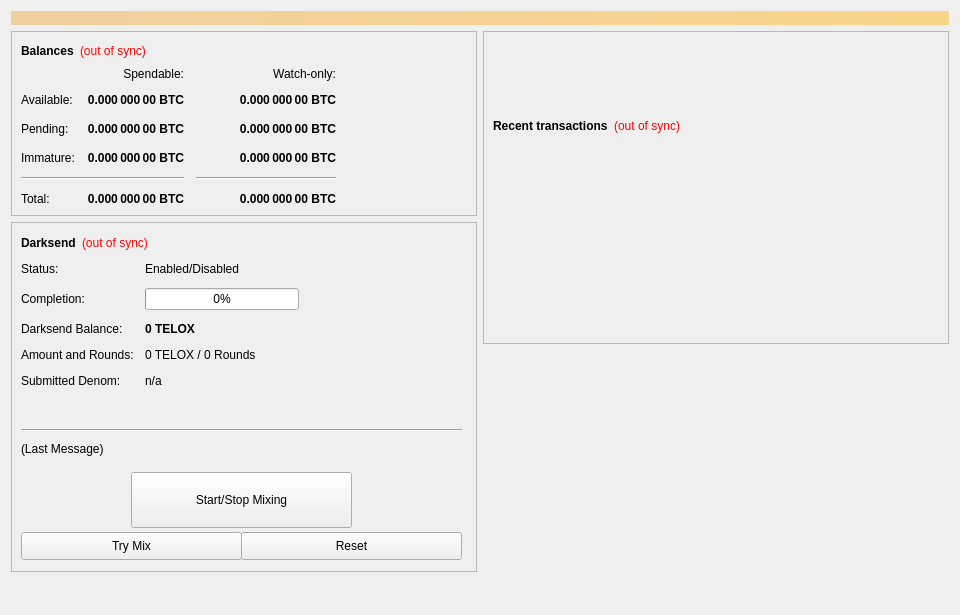
<?xml version="1.0" encoding="UTF-8"?>
<ui version="4.0">
 <class>OverviewPage</class>
 <widget class="QWidget" name="OverviewPage">
  <property name="geometry">
   <rect>
    <x>0</x>
    <y>0</y>
    <width>960</width>
    <height>615</height>
   </rect>
  </property>
  <property name="minimumSize">
   <size>
    <width>960</width>
    <height>0</height>
   </size>
  </property>
  <property name="windowTitle">
   <string>Form</string>
  </property>
  <layout class="QVBoxLayout" name="topLayout">
   <item>
    <widget class="QLabel" name="labelAlerts">
     <property name="visible">
      <bool>false</bool>
     </property>
     <property name="styleSheet">
      <string notr="true">background-color: qlineargradient(x1: 0, y1: 0, x2: 1, y2: 0, stop:0 #F0D0A0, stop:1 #F8D488); color:#000000;</string>
     </property>
     <property name="wordWrap">
      <bool>true</bool>
     </property>
     <property name="margin">
      <number>3</number>
     </property>
    </widget>
   </item>
   <item>
    <layout class="QHBoxLayout" name="horizontalLayout" stretch="1,1">
     <item>
      <layout class="QVBoxLayout" name="verticalLayout_2">
       <item>
        <widget class="QFrame" name="frame">
         <property name="frameShape">
          <enum>QFrame::StyledPanel</enum>
         </property>
         <property name="frameShadow">
          <enum>QFrame::Raised</enum>
         </property>
         <layout class="QVBoxLayout" name="verticalLayout_4">
          <item>
           <layout class="QHBoxLayout" name="horizontalLayout_4">
            <item>
             <widget class="QLabel" name="label_5">
              <property name="font">
               <font>
                <weight>75</weight>
                <bold>true</bold>
               </font>
              </property>
              <property name="text">
               <string>Balances</string>
              </property>
             </widget>
            </item>
            <item>
             <widget class="QLabel" name="labelWalletStatus">
              <property name="cursor">
               <cursorShape>WhatsThisCursor</cursorShape>
              </property>
              <property name="toolTip">
               <string>The displayed information may be out of date. Your wallet automatically synchronizes with the TELOX network after a connection is established, but this process has not completed yet.</string>
              </property>
              <property name="styleSheet">
               <string notr="true">QLabel { color: red; }</string>
              </property>
              <property name="text">
               <string notr="true">(out of sync)</string>
              </property>
              <property name="alignment">
               <set>Qt::AlignLeading|Qt::AlignLeft|Qt::AlignVCenter</set>
              </property>
             </widget>
            </item>
            <item>
             <spacer name="horizontalSpacer_3">
              <property name="orientation">
               <enum>Qt::Horizontal</enum>
              </property>
              <property name="sizeHint" stdset="0">
               <size>
                <width>40</width>
                <height>20</height>
               </size>
              </property>
             </spacer>
            </item>
           </layout>
          </item>
          <item>
           <layout class="QGridLayout" name="gridLayout">
            <property name="spacing">
             <number>12</number>
            </property>
            <item row="2" column="2">
             <widget class="QLabel" name="labelWatchPending">
              <property name="font">
               <font>
                <weight>75</weight>
                <bold>true</bold>
               </font>
              </property>
              <property name="cursor">
               <cursorShape>IBeamCursor</cursorShape>
              </property>
              <property name="toolTip">
               <string>Unconfirmed transactions to watch-only addresses</string>
              </property>
              <property name="text">
               <string notr="true">0.000 000 00 BTC</string>
              </property>
              <property name="alignment">
               <set>Qt::AlignRight|Qt::AlignTrailing|Qt::AlignVCenter</set>
              </property>
              <property name="textInteractionFlags">
               <set>Qt::LinksAccessibleByMouse|Qt::TextSelectableByKeyboard|Qt::TextSelectableByMouse</set>
              </property>
             </widget>
            </item>
            <item row="2" column="1">
             <widget class="QLabel" name="labelUnconfirmed">
              <property name="font">
               <font>
                <weight>75</weight>
                <bold>true</bold>
               </font>
              </property>
              <property name="cursor">
               <cursorShape>IBeamCursor</cursorShape>
              </property>
              <property name="toolTip">
               <string>Total of transactions that have yet to be confirmed, and do not yet count toward the spendable balance</string>
              </property>
              <property name="text">
               <string notr="true">0.000 000 00 BTC</string>
              </property>
              <property name="alignment">
               <set>Qt::AlignRight|Qt::AlignTrailing|Qt::AlignVCenter</set>
              </property>
              <property name="textInteractionFlags">
               <set>Qt::LinksAccessibleByMouse|Qt::TextSelectableByKeyboard|Qt::TextSelectableByMouse</set>
              </property>
             </widget>
            </item>
            <item row="3" column="2">
             <widget class="QLabel" name="labelWatchImmature">
              <property name="font">
               <font>
                <weight>75</weight>
                <bold>true</bold>
               </font>
              </property>
              <property name="cursor">
               <cursorShape>IBeamCursor</cursorShape>
              </property>
              <property name="toolTip">
               <string>Staked or masternode rewards in watch-only addresses that has not yet matured</string>
              </property>
              <property name="text">
               <string notr="true">0.000 000 00 BTC</string>
              </property>
              <property name="alignment">
               <set>Qt::AlignRight|Qt::AlignTrailing|Qt::AlignVCenter</set>
              </property>
              <property name="textInteractionFlags">
               <set>Qt::LinksAccessibleByMouse|Qt::TextSelectableByKeyboard|Qt::TextSelectableByMouse</set>
              </property>
             </widget>
            </item>
            <item row="4" column="0" colspan="2">
             <widget class="Line" name="lineSpendableBalance">
              <property name="orientation">
               <enum>Qt::Horizontal</enum>
              </property>
             </widget>
            </item>
            <item row="4" column="2">
             <widget class="Line" name="lineWatchBalance">
              <property name="sizePolicy">
               <sizepolicy hsizetype="Preferred" vsizetype="Fixed">
                <horstretch>0</horstretch>
                <verstretch>0</verstretch>
               </sizepolicy>
              </property>
              <property name="minimumSize">
               <size>
                <width>140</width>
                <height>0</height>
               </size>
              </property>
              <property name="orientation">
               <enum>Qt::Horizontal</enum>
              </property>
             </widget>
            </item>
            <item row="5" column="0">
             <widget class="QLabel" name="labelTotalText">
              <property name="text">
               <string>Total:</string>
              </property>
             </widget>
            </item>
            <item row="3" column="1">
             <widget class="QLabel" name="labelImmature">
              <property name="font">
               <font>
                <weight>75</weight>
                <bold>true</bold>
               </font>
              </property>
              <property name="cursor">
               <cursorShape>IBeamCursor</cursorShape>
              </property>
              <property name="toolTip">
               <string>Staked or masternode rewards that has not yet matured</string>
              </property>
              <property name="text">
               <string notr="true">0.000 000 00 BTC</string>
              </property>
              <property name="alignment">
               <set>Qt::AlignRight|Qt::AlignTrailing|Qt::AlignVCenter</set>
              </property>
              <property name="textInteractionFlags">
               <set>Qt::LinksAccessibleByMouse|Qt::TextSelectableByKeyboard|Qt::TextSelectableByMouse</set>
              </property>
             </widget>
            </item>
            <item row="2" column="3">
             <spacer name="horizontalSpacer_2">
              <property name="orientation">
               <enum>Qt::Horizontal</enum>
              </property>
              <property name="sizeHint" stdset="0">
               <size>
                <width>40</width>
                <height>20</height>
               </size>
              </property>
             </spacer>
            </item>
            <item row="3" column="0">
             <widget class="QLabel" name="labelImmatureText">
              <property name="text">
               <string>Immature:</string>
              </property>
             </widget>
            </item>
            <item row="5" column="1">
             <widget class="QLabel" name="labelTotal">
              <property name="font">
               <font>
                <weight>75</weight>
                <bold>true</bold>
               </font>
              </property>
              <property name="cursor">
               <cursorShape>IBeamCursor</cursorShape>
              </property>
              <property name="toolTip">
               <string>Your current total balance</string>
              </property>
              <property name="text">
               <string notr="true">0.000 000 00 BTC</string>
              </property>
              <property name="alignment">
               <set>Qt::AlignRight|Qt::AlignTrailing|Qt::AlignVCenter</set>
              </property>
              <property name="textInteractionFlags">
               <set>Qt::LinksAccessibleByMouse|Qt::TextSelectableByKeyboard|Qt::TextSelectableByMouse</set>
              </property>
             </widget>
            </item>
            <item row="5" column="2">
             <widget class="QLabel" name="labelWatchTotal">
              <property name="font">
               <font>
                <weight>75</weight>
                <bold>true</bold>
               </font>
              </property>
              <property name="cursor">
               <cursorShape>IBeamCursor</cursorShape>
              </property>
              <property name="toolTip">
               <string>Current total balance in watch-only addresses</string>
              </property>
              <property name="text">
               <string notr="true">0.000 000 00 BTC</string>
              </property>
              <property name="alignment">
               <set>Qt::AlignRight|Qt::AlignTrailing|Qt::AlignVCenter</set>
              </property>
              <property name="textInteractionFlags">
               <set>Qt::LinksAccessibleByMouse|Qt::TextSelectableByKeyboard|Qt::TextSelectableByMouse</set>
              </property>
             </widget>
            </item>
            <item row="0" column="2">
             <widget class="QLabel" name="labelWatchonly">
              <property name="text">
               <string>Watch-only:</string>
              </property>
              <property name="alignment">
               <set>Qt::AlignRight|Qt::AlignTrailing|Qt::AlignVCenter</set>
              </property>
             </widget>
            </item>
            <item row="1" column="0">
             <widget class="QLabel" name="labelBalanceText">
              <property name="text">
               <string>Available:</string>
              </property>
             </widget>
            </item>
            <item row="1" column="1">
             <widget class="QLabel" name="labelBalance">
              <property name="font">
               <font>
                <weight>75</weight>
                <bold>true</bold>
               </font>
              </property>
              <property name="cursor">
               <cursorShape>IBeamCursor</cursorShape>
              </property>
              <property name="toolTip">
               <string>Your current spendable balance</string>
              </property>
              <property name="text">
               <string notr="true">0.000 000 00 BTC</string>
              </property>
              <property name="alignment">
               <set>Qt::AlignRight|Qt::AlignTrailing|Qt::AlignVCenter</set>
              </property>
              <property name="textInteractionFlags">
               <set>Qt::LinksAccessibleByMouse|Qt::TextSelectableByKeyboard|Qt::TextSelectableByMouse</set>
              </property>
             </widget>
            </item>
            <item row="1" column="2">
             <widget class="QLabel" name="labelWatchAvailable">
              <property name="font">
               <font>
                <weight>75</weight>
                <bold>true</bold>
               </font>
              </property>
              <property name="cursor">
               <cursorShape>IBeamCursor</cursorShape>
              </property>
              <property name="toolTip">
               <string>Your current balance in watch-only addresses</string>
              </property>
              <property name="text">
               <string notr="true">0.000 000 00 BTC</string>
              </property>
              <property name="alignment">
               <set>Qt::AlignRight|Qt::AlignTrailing|Qt::AlignVCenter</set>
              </property>
              <property name="textInteractionFlags">
               <set>Qt::LinksAccessibleByMouse|Qt::TextSelectableByKeyboard|Qt::TextSelectableByMouse</set>
              </property>
             </widget>
            </item>
            <item row="2" column="0">
             <widget class="QLabel" name="labelPendingText">
              <property name="text">
               <string>Pending:</string>
              </property>
             </widget>
            </item>
            <item row="0" column="1">
             <widget class="QLabel" name="labelSpendable">
              <property name="text">
               <string>Spendable:</string>
              </property>
              <property name="alignment">
               <set>Qt::AlignRight|Qt::AlignTrailing|Qt::AlignVCenter</set>
              </property>
             </widget>
            </item>
           </layout>
          </item>
         </layout>
        </widget>
       </item>
       <item>
        <widget class="QFrame" name="frameDarksend">
         <property name="minimumSize">
          <size>
           <width>0</width>
           <height>350</height>
          </size>
         </property>
         <property name="layoutDirection">
          <enum>Qt::LeftToRight</enum>
         </property>
         <property name="frameShape">
          <enum>QFrame::StyledPanel</enum>
         </property>
         <property name="frameShadow">
          <enum>QFrame::Raised</enum>
         </property>
         <widget class="QWidget" name="formLayoutWidget">
          <property name="geometry">
           <rect>
            <x>10</x>
            <y>40</y>
            <width>451</width>
            <height>161</height>
           </rect>
          </property>
          <layout class="QFormLayout" name="formLayout">
           <property name="fieldGrowthPolicy">
            <enum>QFormLayout::AllNonFixedFieldsGrow</enum>
           </property>
           <property name="horizontalSpacing">
            <number>11</number>
           </property>
           <property name="verticalSpacing">
            <number>12</number>
           </property>
           <item row="0" column="0">
            <widget class="QLabel" name="label_6">
             <property name="text">
              <string>Status:</string>
             </property>
            </widget>
           </item>
           <item row="1" column="0">
            <widget class="QLabel" name="label_7">
             <property name="text">
              <string>Completion:</string>
             </property>
            </widget>
           </item>
           <item row="1" column="1">
            <widget class="QProgressBar" name="DarksendProgress">
             <property name="maximumSize">
              <size>
               <width>154</width>
               <height>16777215</height>
              </size>
             </property>
             <property name="value">
              <number>0</number>
             </property>
            </widget>
           </item>
           <item row="2" column="0">
            <widget class="QLabel" name="labelAnonymizedText">
             <property name="text">
              <string>Darksend Balance:</string>
             </property>
            </widget>
           </item>
           <item row="2" column="1">
            <widget class="QLabel" name="labelAnonymized">
             <property name="font">
              <font>
               <weight>75</weight>
               <bold>true</bold>
              </font>
             </property>
             <property name="text">
              <string notr="true">0 TELOX</string>
             </property>
            </widget>
           </item>
           <item row="3" column="0">
            <widget class="QLabel" name="label_8">
             <property name="text">
              <string>Amount and Rounds:</string>
             </property>
            </widget>
           </item>
           <item row="3" column="1">
            <widget class="QLabel" name="labelAmountRounds">
             <property name="text">
              <string>0 TELOX / 0 Rounds</string>
             </property>
            </widget>
           </item>
           <item row="4" column="0">
            <widget class="QLabel" name="label_9">
             <property name="text">
              <string>Submitted Denom:</string>
             </property>
            </widget>
           </item>
           <item row="4" column="1">
            <widget class="QLabel" name="labelSubmittedDenom">
             <property name="toolTip">
              <string>The denominations you submitted to the Masternode.&lt;br&gt;To mix, other users must submit the exact same denominations.</string>
             </property>
             <property name="text">
              <string>n/a</string>
             </property>
            </widget>
           </item>
           <item row="0" column="1">
            <widget class="QLabel" name="DarksendEnabled">
             <property name="text">
              <string>Enabled/Disabled</string>
             </property>
            </widget>
           </item>
          </layout>
         </widget>
         <widget class="QPushButton" name="runAutoDenom">
          <property name="geometry">
           <rect>
            <x>251</x>
            <y>17</y>
            <width>1</width>
            <height>1</height>
           </rect>
          </property>
          <property name="palette">
           <palette>
            <active>
             <colorrole role="WindowText">
              <brush brushstyle="SolidPattern">
               <color alpha="255">
                <red>0</red>
                <green>0</green>
                <blue>0</blue>
               </color>
              </brush>
             </colorrole>
             <colorrole role="Button">
              <brush brushstyle="SolidPattern">
               <color alpha="255">
                <red>239</red>
                <green>238</green>
                <blue>238</blue>
               </color>
              </brush>
             </colorrole>
             <colorrole role="Light">
              <brush brushstyle="SolidPattern">
               <color alpha="255">
                <red>255</red>
                <green>255</green>
                <blue>255</blue>
               </color>
              </brush>
             </colorrole>
             <colorrole role="Midlight">
              <brush brushstyle="SolidPattern">
               <color alpha="255">
                <red>247</red>
                <green>246</green>
                <blue>246</blue>
               </color>
              </brush>
             </colorrole>
             <colorrole role="Dark">
              <brush brushstyle="SolidPattern">
               <color alpha="255">
                <red>119</red>
                <green>119</green>
                <blue>119</blue>
               </color>
              </brush>
             </colorrole>
             <colorrole role="Mid">
              <brush brushstyle="SolidPattern">
               <color alpha="255">
                <red>159</red>
                <green>159</green>
                <blue>159</blue>
               </color>
              </brush>
             </colorrole>
             <colorrole role="Text">
              <brush brushstyle="SolidPattern">
               <color alpha="255">
                <red>0</red>
                <green>0</green>
                <blue>0</blue>
               </color>
              </brush>
             </colorrole>
             <colorrole role="BrightText">
              <brush brushstyle="SolidPattern">
               <color alpha="255">
                <red>255</red>
                <green>255</green>
                <blue>255</blue>
               </color>
              </brush>
             </colorrole>
             <colorrole role="ButtonText">
              <brush brushstyle="SolidPattern">
               <color alpha="255">
                <red>0</red>
                <green>0</green>
                <blue>0</blue>
               </color>
              </brush>
             </colorrole>
             <colorrole role="Base">
              <brush brushstyle="SolidPattern">
               <color alpha="255">
                <red>255</red>
                <green>255</green>
                <blue>255</blue>
               </color>
              </brush>
             </colorrole>
             <colorrole role="Window">
              <brush brushstyle="SolidPattern">
               <color alpha="255">
                <red>239</red>
                <green>238</green>
                <blue>238</blue>
               </color>
              </brush>
             </colorrole>
             <colorrole role="Shadow">
              <brush brushstyle="SolidPattern">
               <color alpha="255">
                <red>0</red>
                <green>0</green>
                <blue>0</blue>
               </color>
              </brush>
             </colorrole>
             <colorrole role="AlternateBase">
              <brush brushstyle="SolidPattern">
               <color alpha="255">
                <red>247</red>
                <green>246</green>
                <blue>246</blue>
               </color>
              </brush>
             </colorrole>
             <colorrole role="ToolTipBase">
              <brush brushstyle="SolidPattern">
               <color alpha="255">
                <red>255</red>
                <green>255</green>
                <blue>220</blue>
               </color>
              </brush>
             </colorrole>
             <colorrole role="ToolTipText">
              <brush brushstyle="SolidPattern">
               <color alpha="255">
                <red>0</red>
                <green>0</green>
                <blue>0</blue>
               </color>
              </brush>
             </colorrole>
            </active>
            <inactive>
             <colorrole role="WindowText">
              <brush brushstyle="SolidPattern">
               <color alpha="255">
                <red>0</red>
                <green>0</green>
                <blue>0</blue>
               </color>
              </brush>
             </colorrole>
             <colorrole role="Button">
              <brush brushstyle="SolidPattern">
               <color alpha="255">
                <red>239</red>
                <green>238</green>
                <blue>238</blue>
               </color>
              </brush>
             </colorrole>
             <colorrole role="Light">
              <brush brushstyle="SolidPattern">
               <color alpha="255">
                <red>255</red>
                <green>255</green>
                <blue>255</blue>
               </color>
              </brush>
             </colorrole>
             <colorrole role="Midlight">
              <brush brushstyle="SolidPattern">
               <color alpha="255">
                <red>247</red>
                <green>246</green>
                <blue>246</blue>
               </color>
              </brush>
             </colorrole>
             <colorrole role="Dark">
              <brush brushstyle="SolidPattern">
               <color alpha="255">
                <red>119</red>
                <green>119</green>
                <blue>119</blue>
               </color>
              </brush>
             </colorrole>
             <colorrole role="Mid">
              <brush brushstyle="SolidPattern">
               <color alpha="255">
                <red>159</red>
                <green>159</green>
                <blue>159</blue>
               </color>
              </brush>
             </colorrole>
             <colorrole role="Text">
              <brush brushstyle="SolidPattern">
               <color alpha="255">
                <red>0</red>
                <green>0</green>
                <blue>0</blue>
               </color>
              </brush>
             </colorrole>
             <colorrole role="BrightText">
              <brush brushstyle="SolidPattern">
               <color alpha="255">
                <red>255</red>
                <green>255</green>
                <blue>255</blue>
               </color>
              </brush>
             </colorrole>
             <colorrole role="ButtonText">
              <brush brushstyle="SolidPattern">
               <color alpha="255">
                <red>0</red>
                <green>0</green>
                <blue>0</blue>
               </color>
              </brush>
             </colorrole>
             <colorrole role="Base">
              <brush brushstyle="SolidPattern">
               <color alpha="255">
                <red>255</red>
                <green>255</green>
                <blue>255</blue>
               </color>
              </brush>
             </colorrole>
             <colorrole role="Window">
              <brush brushstyle="SolidPattern">
               <color alpha="255">
                <red>239</red>
                <green>238</green>
                <blue>238</blue>
               </color>
              </brush>
             </colorrole>
             <colorrole role="Shadow">
              <brush brushstyle="SolidPattern">
               <color alpha="255">
                <red>0</red>
                <green>0</green>
                <blue>0</blue>
               </color>
              </brush>
             </colorrole>
             <colorrole role="AlternateBase">
              <brush brushstyle="SolidPattern">
               <color alpha="255">
                <red>247</red>
                <green>246</green>
                <blue>246</blue>
               </color>
              </brush>
             </colorrole>
             <colorrole role="ToolTipBase">
              <brush brushstyle="SolidPattern">
               <color alpha="255">
                <red>255</red>
                <green>255</green>
                <blue>220</blue>
               </color>
              </brush>
             </colorrole>
             <colorrole role="ToolTipText">
              <brush brushstyle="SolidPattern">
               <color alpha="255">
                <red>0</red>
                <green>0</green>
                <blue>0</blue>
               </color>
              </brush>
             </colorrole>
            </inactive>
            <disabled>
             <colorrole role="WindowText">
              <brush brushstyle="SolidPattern">
               <color alpha="255">
                <red>119</red>
                <green>119</green>
                <blue>119</blue>
               </color>
              </brush>
             </colorrole>
             <colorrole role="Button">
              <brush brushstyle="SolidPattern">
               <color alpha="255">
                <red>239</red>
                <green>238</green>
                <blue>238</blue>
               </color>
              </brush>
             </colorrole>
             <colorrole role="Light">
              <brush brushstyle="SolidPattern">
               <color alpha="255">
                <red>255</red>
                <green>255</green>
                <blue>255</blue>
               </color>
              </brush>
             </colorrole>
             <colorrole role="Midlight">
              <brush brushstyle="SolidPattern">
               <color alpha="255">
                <red>247</red>
                <green>246</green>
                <blue>246</blue>
               </color>
              </brush>
             </colorrole>
             <colorrole role="Dark">
              <brush brushstyle="SolidPattern">
               <color alpha="255">
                <red>119</red>
                <green>119</green>
                <blue>119</blue>
               </color>
              </brush>
             </colorrole>
             <colorrole role="Mid">
              <brush brushstyle="SolidPattern">
               <color alpha="255">
                <red>159</red>
                <green>159</green>
                <blue>159</blue>
               </color>
              </brush>
             </colorrole>
             <colorrole role="Text">
              <brush brushstyle="SolidPattern">
               <color alpha="255">
                <red>119</red>
                <green>119</green>
                <blue>119</blue>
               </color>
              </brush>
             </colorrole>
             <colorrole role="BrightText">
              <brush brushstyle="SolidPattern">
               <color alpha="255">
                <red>255</red>
                <green>255</green>
                <blue>255</blue>
               </color>
              </brush>
             </colorrole>
             <colorrole role="ButtonText">
              <brush brushstyle="SolidPattern">
               <color alpha="255">
                <red>119</red>
                <green>119</green>
                <blue>119</blue>
               </color>
              </brush>
             </colorrole>
             <colorrole role="Base">
              <brush brushstyle="SolidPattern">
               <color alpha="255">
                <red>239</red>
                <green>238</green>
                <blue>238</blue>
               </color>
              </brush>
             </colorrole>
             <colorrole role="Window">
              <brush brushstyle="SolidPattern">
               <color alpha="255">
                <red>239</red>
                <green>238</green>
                <blue>238</blue>
               </color>
              </brush>
             </colorrole>
             <colorrole role="Shadow">
              <brush brushstyle="SolidPattern">
               <color alpha="255">
                <red>0</red>
                <green>0</green>
                <blue>0</blue>
               </color>
              </brush>
             </colorrole>
             <colorrole role="AlternateBase">
              <brush brushstyle="SolidPattern">
               <color alpha="255">
                <red>239</red>
                <green>238</green>
                <blue>238</blue>
               </color>
              </brush>
             </colorrole>
             <colorrole role="ToolTipBase">
              <brush brushstyle="SolidPattern">
               <color alpha="255">
                <red>255</red>
                <green>255</green>
                <blue>220</blue>
               </color>
              </brush>
             </colorrole>
             <colorrole role="ToolTipText">
              <brush brushstyle="SolidPattern">
               <color alpha="255">
                <red>0</red>
                <green>0</green>
                <blue>0</blue>
               </color>
              </brush>
             </colorrole>
            </disabled>
           </palette>
          </property>
          <property name="focusPolicy">
           <enum>Qt::NoFocus</enum>
          </property>
          <property name="autoFillBackground">
           <bool>true</bool>
          </property>
          <property name="text">
           <string/>
          </property>
          <property name="flat">
           <bool>true</bool>
          </property>
         </widget>
         <widget class="QPushButton" name="toggleDarksend">
          <property name="geometry">
           <rect>
            <x>120</x>
            <y>250</y>
            <width>221</width>
            <height>56</height>
           </rect>
          </property>
          <property name="sizePolicy">
           <sizepolicy hsizetype="MinimumExpanding" vsizetype="Fixed">
            <horstretch>0</horstretch>
            <verstretch>0</verstretch>
           </sizepolicy>
          </property>
          <property name="text">
           <string>Start/Stop Mixing</string>
          </property>
         </widget>
         <widget class="Line" name="lineLastMessage">
          <property name="geometry">
           <rect>
            <x>10</x>
            <y>200</y>
            <width>441</width>
            <height>16</height>
           </rect>
          </property>
          <property name="orientation">
           <enum>Qt::Horizontal</enum>
          </property>
         </widget>
         <widget class="QLabel" name="DarksendStatus">
          <property name="geometry">
           <rect>
            <x>10</x>
            <y>220</y>
            <width>451</width>
            <height>61</height>
           </rect>
          </property>
          <property name="minimumSize">
           <size>
            <width>288</width>
            <height>43</height>
           </size>
          </property>
          <property name="text">
           <string>(Last Message)</string>
          </property>
          <property name="alignment">
           <set>Qt::AlignLeading|Qt::AlignLeft|Qt::AlignTop</set>
          </property>
          <property name="wordWrap">
           <bool>true</bool>
          </property>
         </widget>
         <widget class="QPushButton" name="DarksendAuto">
          <property name="geometry">
           <rect>
            <x>10</x>
            <y>310</y>
            <width>221</width>
            <height>28</height>
           </rect>
          </property>
          <property name="sizePolicy">
           <sizepolicy hsizetype="MinimumExpanding" vsizetype="Fixed">
            <horstretch>0</horstretch>
            <verstretch>0</verstretch>
           </sizepolicy>
          </property>
          <property name="toolTip">
           <string>Try to manually submit a Darksend request.</string>
          </property>
          <property name="text">
           <string>Try Mix</string>
          </property>
         </widget>
         <widget class="QPushButton" name="DarksendReset">
          <property name="geometry">
           <rect>
            <x>230</x>
            <y>310</y>
            <width>221</width>
            <height>28</height>
           </rect>
          </property>
          <property name="sizePolicy">
           <sizepolicy hsizetype="MinimumExpanding" vsizetype="Fixed">
            <horstretch>0</horstretch>
            <verstretch>0</verstretch>
           </sizepolicy>
          </property>
          <property name="toolTip">
           <string>Reset the current status of Darksend (can interrupt Darksend if it's in the process of Mixing, which can cost you money!)</string>
          </property>
          <property name="autoFillBackground">
           <bool>false</bool>
          </property>
          <property name="text">
           <string>Reset</string>
          </property>
         </widget>
         <widget class="QWidget" name="layoutWidget">
          <property name="geometry">
           <rect>
            <x>10</x>
            <y>10</y>
            <width>431</width>
            <height>22</height>
           </rect>
          </property>
          <layout class="QHBoxLayout" name="horizontalLayout_5">
           <item>
            <widget class="QLabel" name="label_2">
             <property name="font">
              <font>
               <weight>75</weight>
               <bold>true</bold>
              </font>
             </property>
             <property name="text">
              <string>Darksend</string>
             </property>
            </widget>
           </item>
           <item>
            <widget class="QLabel" name="labelDarksendSyncStatus">
             <property name="toolTip">
              <string>The displayed information may be out of date. Your wallet automatically synchronizes with the TELOX network after a connection is established, but this process has not completed yet.</string>
             </property>
             <property name="styleSheet">
              <string notr="true">QLabel { color: red; }</string>
             </property>
             <property name="text">
              <string notr="true">(out of sync)</string>
             </property>
             <property name="alignment">
              <set>Qt::AlignLeading|Qt::AlignLeft|Qt::AlignVCenter</set>
             </property>
            </widget>
           </item>
           <item>
            <spacer name="horizontalSpacer_4">
             <property name="orientation">
              <enum>Qt::Horizontal</enum>
             </property>
             <property name="sizeHint" stdset="0">
              <size>
               <width>40</width>
               <height>20</height>
              </size>
             </property>
            </spacer>
           </item>
          </layout>
         </widget>
        </widget>
       </item>
       <item>
        <spacer name="verticalSpacer">
         <property name="orientation">
          <enum>Qt::Vertical</enum>
         </property>
         <property name="sizeHint" stdset="0">
          <size>
           <width>20</width>
           <height>40</height>
          </size>
         </property>
        </spacer>
       </item>
      </layout>
     </item>
     <item>
      <layout class="QVBoxLayout" name="verticalLayout_3">
       <item>
        <widget class="QFrame" name="frame_2">
         <property name="frameShape">
          <enum>QFrame::StyledPanel</enum>
         </property>
         <property name="frameShadow">
          <enum>QFrame::Raised</enum>
         </property>
         <layout class="QVBoxLayout" name="verticalLayout">
          <item>
           <spacer name="verticalSpacer_3">
            <property name="orientation">
             <enum>Qt::Vertical</enum>
            </property>
            <property name="sizeType">
             <enum>QSizePolicy::Fixed</enum>
            </property>
            <property name="sizeHint" stdset="0">
             <size>
              <width>20</width>
              <height>75</height>
             </size>
            </property>
           </spacer>
          </item>
          <item>
           <layout class="QHBoxLayout" name="horizontalLayout_2">
            <item>
             <widget class="QLabel" name="label_4">
              <property name="font">
               <font>
                <weight>75</weight>
                <bold>true</bold>
               </font>
              </property>
              <property name="text">
               <string>Recent transactions</string>
              </property>
             </widget>
            </item>
            <item>
             <widget class="QLabel" name="labelTransactionsStatus">
              <property name="cursor">
               <cursorShape>WhatsThisCursor</cursorShape>
              </property>
              <property name="toolTip">
               <string>The displayed information may be out of date. Your wallet automatically synchronizes with the TELOX network after a connection is established, but this process has not completed yet.</string>
              </property>
              <property name="styleSheet">
               <string notr="true">QLabel { color: red; }</string>
              </property>
              <property name="text">
               <string notr="true">(out of sync)</string>
              </property>
              <property name="alignment">
               <set>Qt::AlignRight|Qt::AlignTrailing|Qt::AlignVCenter</set>
              </property>
             </widget>
            </item>
            <item>
             <spacer name="horizontalSpacer">
              <property name="orientation">
               <enum>Qt::Horizontal</enum>
              </property>
              <property name="sizeHint" stdset="0">
               <size>
                <width>40</width>
                <height>20</height>
               </size>
              </property>
             </spacer>
            </item>
           </layout>
          </item>
          <item>
           <widget class="QListView" name="listTransactions">
            <property name="styleSheet">
             <string notr="true">QListView { background: transparent; }</string>
            </property>
            <property name="frameShape">
             <enum>QFrame::NoFrame</enum>
            </property>
            <property name="verticalScrollBarPolicy">
             <enum>Qt::ScrollBarAlwaysOff</enum>
            </property>
            <property name="horizontalScrollBarPolicy">
             <enum>Qt::ScrollBarAlwaysOff</enum>
            </property>
            <property name="selectionMode">
             <enum>QAbstractItemView::NoSelection</enum>
            </property>
           </widget>
          </item>
         </layout>
        </widget>
       </item>
       <item>
        <spacer name="verticalSpacer_2">
         <property name="orientation">
          <enum>Qt::Vertical</enum>
         </property>
         <property name="sizeType">
          <enum>QSizePolicy::Expanding</enum>
         </property>
         <property name="sizeHint" stdset="0">
          <size>
           <width>20</width>
           <height>40</height>
          </size>
         </property>
        </spacer>
       </item>
      </layout>
     </item>
    </layout>
   </item>
  </layout>
 </widget>
 <resources/>
 <connections/>
</ui>
